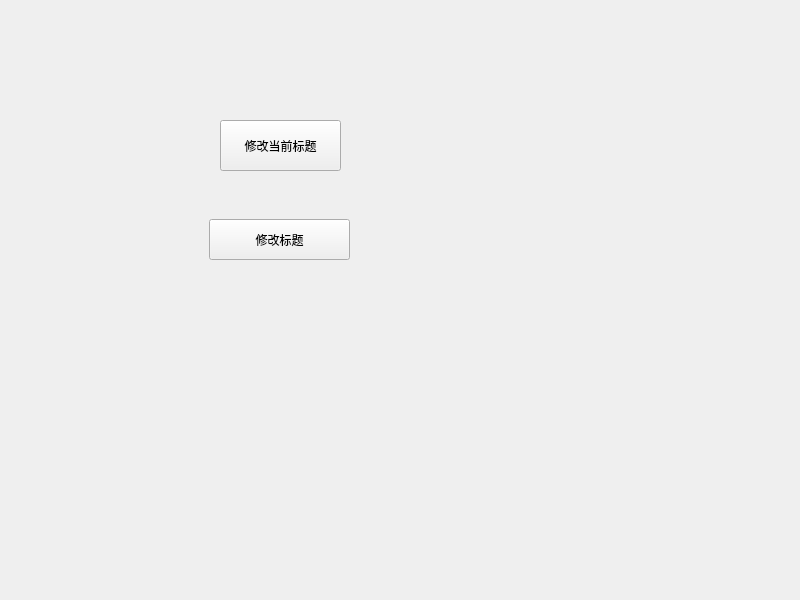
<?xml version="1.0" encoding="UTF-8"?>
<ui version="4.0">
 <class>Widget</class>
 <widget class="QWidget" name="Widget">
  <property name="geometry">
   <rect>
    <x>0</x>
    <y>0</y>
    <width>800</width>
    <height>600</height>
   </rect>
  </property>
  <property name="windowTitle">
   <string>Widget</string>
  </property>
  <widget class="QPushButton" name="pushButton">
   <property name="geometry">
    <rect>
     <x>209</x>
     <y>219</y>
     <width>141</width>
     <height>41</height>
    </rect>
   </property>
   <property name="text">
    <string>修改标题</string>
   </property>
  </widget>
  <widget class="QPushButton" name="pushButton_2">
   <property name="geometry">
    <rect>
     <x>220</x>
     <y>120</y>
     <width>121</width>
     <height>51</height>
    </rect>
   </property>
   <property name="text">
    <string>修改当前标题</string>
   </property>
  </widget>
 </widget>
 <resources/>
 <connections/>
</ui>
